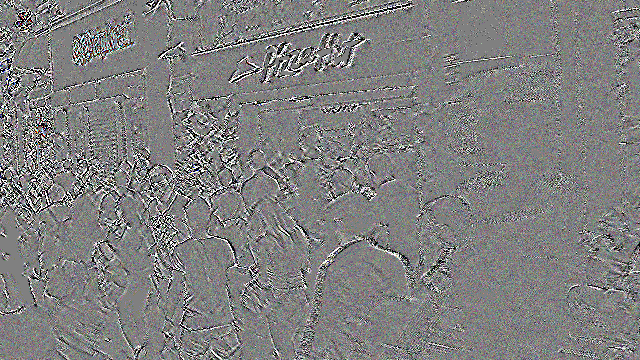
#> input picture wavelet_output/HH_subband.png, 640 x 360 px, given in place of 0001.png, which was not available
$ python wave.py
#> lines starting #> are read from the running program, lines starting #| are printed output that depends on the picture; pictures that were not available may be replaced by others from this repository, and a replacement may not be noted
import numpy as np
import cv2
import matplotlib.pyplot as plt
from pywt import dwt2, idwt2
import os


def haar_wavelet_transform_rgb(image_path, output_dir='wavelet_output'):
    """
    使用Haar小波变换对RGB图像进行变换并保存子带

    参数:
        image_path: 输入图像路径
        output_dir: 输出目录
    """
#> called with image_path = '0001.png', output_dir = 'wavelet_output'

    # 创建输出目录
    if not os.path.exists(output_dir):
        os.makedirs(output_dir)

    # 读取图像
    image = cv2.imread(image_path)
#> image is the input picture: shape (360, 640, 3); mean B, G, R 127.4, 127.4, 127.5
    if image is None:
        raise ValueError(f"无法读取图像: {image_path}")

    # 转换颜色空间 BGR -> RGB
    image_rgb = cv2.cvtColor(image, cv2.COLOR_BGR2RGB)
    original_height, original_width = image_rgb.shape[:2]
#> original_height = 360; original_width = 640

    # 分离RGB通道
    r_channel = image_rgb[:, :, 0].astype(np.float64)
    g_channel = image_rgb[:, :, 1].astype(np.float64)
    b_channel = image_rgb[:, :, 2].astype(np.float64)

    # 对每个通道进行Haar小波变换
    coeffs_r = dwt2(r_channel, 'haar')
    coeffs_g = dwt2(g_channel, 'haar')
    coeffs_b = dwt2(b_channel, 'haar')

    # 获取小波系数的尺寸
    ll_height, ll_width = coeffs_r[0].shape
#> ll_height = 180; ll_width = 320
    detail_height, detail_width = coeffs_r[1][0].shape
#> detail_height = 180; detail_width = 320

    print(f"原始图像尺寸: {original_height}x{original_width}")
#| 原始图像尺寸: 360x640
    print(f"近似系数尺寸: {ll_height}x{ll_width}")
#| 近似系数尺寸: 180x320
    print(f"细节系数尺寸: {detail_height}x{detail_width}")
#| 细节系数尺寸: 180x320

    # 创建正确尺寸的子带图像
    subbands = {}

    # 近似子带 (LL) - 尺寸减半
    ll_band = np.zeros((ll_height, ll_width, 3), dtype=np.float64)
    ll_band[:, :, 0] = coeffs_r[0]  # R通道
    ll_band[:, :, 1] = coeffs_g[0]  # G通道
    ll_band[:, :, 2] = coeffs_b[0]  # B通道

    # 水平细节子带 (HL) - 尺寸减半
    hl_band = np.zeros((detail_height, detail_width, 3), dtype=np.float64)
    hl_band[:, :, 0] = coeffs_r[1][0]  # R通道水平细节
    hl_band[:, :, 1] = coeffs_g[1][0]  # G通道水平细节
    hl_band[:, :, 2] = coeffs_b[1][0]  # B通道水平细节

    # 垂直细节子带 (LH) - 尺寸减半
    lh_band = np.zeros((detail_height, detail_width, 3), dtype=np.float64)
    lh_band[:, :, 0] = coeffs_r[1][1]  # R通道垂直细节
    lh_band[:, :, 1] = coeffs_g[1][1]  # G通道垂直细节
    lh_band[:, :, 2] = coeffs_b[1][1]  # B通道垂直细节

    # 对角细节子带 (HH) - 尺寸减半
    hh_band = np.zeros((detail_height, detail_width, 3), dtype=np.float64)
    hh_band[:, :, 0] = coeffs_r[1][2]  # R通道对角细节
    hh_band[:, :, 1] = coeffs_g[1][2]  # G通道对角细节
    hh_band[:, :, 2] = coeffs_b[1][2]  # B通道对角细节
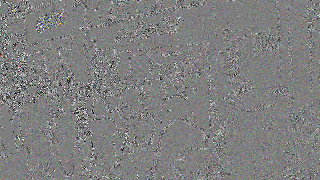
#> hh_band: shape (180, 320, 3) float64; mean of channels 0, 1, 2 0.1, 0.4, 0.2; drawn with min black and max white

    subbands = {
        'LL': ll_band,
        'HL': hl_band,
        'LH': lh_band,
        'HH': hh_band
    }

    # 保存子带图像 - 针对不同子带使用不同的归一化策略
    for name, band in subbands.items():
        if name == 'LL':
            # 对于低频子带，直接归一化到0-255
            band_normalized = cv2.normalize(band, None, 0, 255, cv2.NORM_MINMAX)
        else:
            # 对于高频子带，使用增强的归一化来保留颜色信息
            band_normalized = enhance_high_frequency_bands(band)

        band_uint8 = band_normalized.astype(np.uint8)

        # 保存为RGB图像
        output_path = os.path.join(output_dir, f'{name}_subband.png')
        cv2.imwrite(output_path, cv2.cvtColor(band_uint8, cv2.COLOR_RGB2BGR))
        print(f"保存: {output_path} - 尺寸: {band_uint8.shape[1]}x{band_uint8.shape[0]}")
#> this loop made 4 passes
#> name on passes 1 to 4: 'LL', 'HL', 'LH', 'HH'
#| 保存: wavelet_output/LL_subband.png - 尺寸: 320x180
#| 保存: wavelet_output/HL_subband.png - 尺寸: 320x180
#| 保存: wavelet_output/LH_subband.png - 尺寸: 320x180
#| 保存: wavelet_output/HH_subband.png - 尺寸: 320x180
#> pass 1, in haar_wavelet_transform_rgb, `cv2.imwrite(output_path, cv2.cvtColor(band_uint8, cv2.COLOR_RGB2BGR))`:
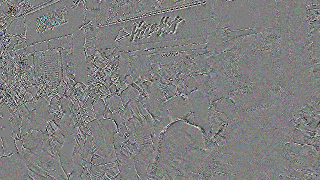
#> saved as LL_subband.png: shape (180, 320, 3); mean B, G, R 127, 127.1, 127.1
#> pass 2, in haar_wavelet_transform_rgb, `band_normalized = enhance_high_frequency_bands(band)`:
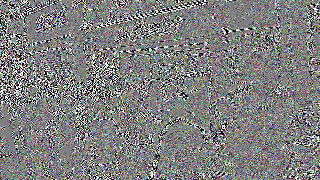
#> band_normalized: shape (180, 320, 3) float64; mean of channels 0, 1, 2 127.7, 127.8, 127.8; drawn as B, G, R
#> after the loop:
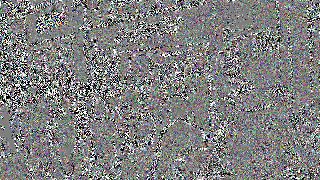
#> band_uint8: shape (180, 320, 3); mean of channels 0, 1, 2 127.2, 127.1, 127.2; drawn as B, G, R

    # 创建完整的子带可视化（将所有子带组合成一个图像）
    create_composite_visualization(subbands, original_height, original_width, output_dir)

    # 可视化结果
    visualize_results(image_rgb, subbands, output_dir)

    return subbands


def enhance_high_frequency_bands(band):
    """
    增强高频子带的颜色信息
    """
    # 方法1: 使用标准差归一化来增强细节
    enhanced_band = np.zeros_like(band)

    for i in range(3):  # 对每个通道分别处理
        channel = band[:, :, i]

        # 计算均值和标准差
        mean_val = np.mean(channel)
        std_val = np.std(channel)

        if std_val > 0:
            # 使用均值和标准差进行归一化，增强对比度
            enhanced_channel = (channel - mean_val) / (3 * std_val) + 0.5
            enhanced_channel = np.clip(enhanced_channel * 255, 0, 255)
        else:
            enhanced_channel = np.zeros_like(channel)

        enhanced_band[:, :, i] = enhanced_channel

    return enhanced_band


def normalize_with_color_preservation(band):
    """
    另一种保留颜色的归一化方法
    """
    # 分别对每个通道进行归一化
    normalized_band = np.zeros_like(band)

    for i in range(3):
        channel = band[:, :, i]
        min_val = np.min(channel)
        max_val = np.max(channel)

        if max_val > min_val:
            normalized_channel = (channel - min_val) / (max_val - min_val) * 255
        else:
            normalized_channel = np.zeros_like(channel)

        normalized_band[:, :, i] = normalized_channel

    return normalized_band


def create_composite_visualization(subbands, orig_h, orig_w, output_dir):
    """
    创建完整的子带可视化图像，将所有子带组合成一个图像
    """
#> called with orig_h = 360, orig_w = 640, output_dir = 'wavelet_output'
    # 获取各个子带的尺寸
    ll_h, ll_w = subbands['LL'].shape[:2]
#> ll_h = 180; ll_w = 320
    detail_h, detail_w = subbands['HL'].shape[:2]
#> detail_h = 180; detail_w = 320

    # 创建组合图像（尺寸与原始图像相同）
    composite = np.zeros((orig_h, orig_w, 3), dtype=np.float64)

    # 对高频子带进行增强处理
    ll_enhanced = cv2.normalize(subbands['LL'], None, 0, 255, cv2.NORM_MINMAX)
    hl_enhanced = enhance_high_frequency_bands(subbands['HL'])
    lh_enhanced = enhance_high_frequency_bands(subbands['LH'])
#> the loop in enhance_high_frequency_bands (call 5), `for i in range(3):` made 3 passes
#> (mean_val, std_val) on passes 1 to 3: (-0.0317, 43.65), (0.0464, 43.33), (0.0586, 43.4)
#> after the loop in enhance_high_frequency_bands (call 5), `for i in range(3):`:
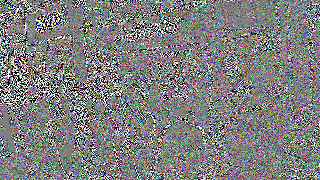
#> enhanced_band: shape (180, 320, 3) float64; mean of channels 0, 1, 2 127.4, 127.4, 127.4; drawn as B, G, R
    hh_enhanced = enhance_high_frequency_bands(subbands['HH'])
#> the loop in enhance_high_frequency_bands (call 6), `for i in range(3):` made 3 passes
#> (mean_val, std_val) on passes 1 to 3: (0.143, 49.41), (0.365, 48.76), (0.196, 48.89)
#> pass 1, in enhance_high_frequency_bands (call 6), `enhanced_channel = np.clip(enhanced_channel * 255, 0, 255)`:
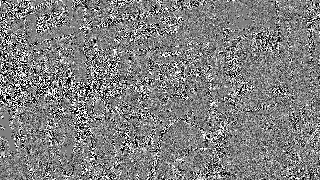
#> enhanced_channel: shape (180, 320) float64; min 0, max 255, mean 127.5

    # 放置各个子带（需要上采样到原始尺寸）
    # LL 子带放在左上角
    composite[:ll_h, :ll_w] = cv2.resize(ll_enhanced, (ll_w, ll_h))

    # HL 子带放在右上角
    composite[:detail_h, ll_w:ll_w + detail_w] = cv2.resize(hl_enhanced, (detail_w, detail_h))

    # LH 子带放在左下角
    composite[ll_h:ll_h + detail_h, :detail_w] = cv2.resize(lh_enhanced, (detail_w, detail_h))

    # HH 子带放在右下角
    composite[ll_h:ll_h + detail_h, ll_w:ll_w + detail_w] = cv2.resize(hh_enhanced, (detail_w, detail_h))

    # 归一化并保存组合图像
    composite_normalized = cv2.normalize(composite, None, 0, 255, cv2.NORM_MINMAX)
    composite_uint8 = composite_normalized.astype(np.uint8)

    output_path = os.path.join(output_dir, 'composite_subbands.png')
    cv2.imwrite(output_path, cv2.cvtColor(composite_uint8, cv2.COLOR_RGB2BGR))
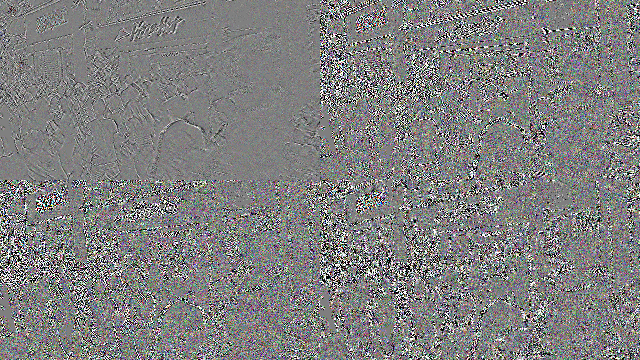
#> saved as composite_subbands.png: shape (360, 640, 3); mean B, G, R 127.1, 127.1, 127.1
    print(f"保存组合图像: {output_path}")


def visualize_results(original, subbands, output_dir):
    """
    可视化原始图像和小波变换结果
    """
#> called with output_dir = 'wavelet_output'
    plt.figure(figsize=(15, 10))

    # 原始图像
    plt.subplot(2, 3, 1)
    plt.imshow(original)
    plt.title('原始图像')
    plt.axis('off')

    # 各子带图像
    bands = ['LL', 'HL', 'LH', 'HH']
    titles = ['近似系数 (LL)', '水平细节 (HL)', '垂直细节 (LH)', '对角细节 (HH)']

    for i, (band, title) in enumerate(zip(bands, titles)):
        plt.subplot(2, 3, i + 2)
        band_data = subbands[band]

        if band == 'LL':
            band_normalized = cv2.normalize(band_data, None, 0, 255, cv2.NORM_MINMAX)
        else:
            band_normalized = enhance_high_frequency_bands(band_data)

        band_uint8 = band_normalized.astype(np.uint8)
        plt.imshow(band_uint8)
        plt.title(f'{title}\n{band_uint8.shape[1]}x{band_uint8.shape[0]}')
        plt.axis('off')

    plt.tight_layout()
    plt.savefig(os.path.join(output_dir, 'wavelet_analysis.png'), dpi=300, bbox_inches='tight')
#> `subbands = haar_wavelet_transform_rgb(image_path)`: subbands = 4 items
    plt.show()


def reconstruct_image_from_subbands(subbands):
    """
    从小波子带重建图像
    """
    # 对每个通道进行逆小波变换
    reconstructed_channels = []

    for i in range(3):  # R, G, B通道
        # 提取各子带
        cA = subbands['LL'][:, :, i]
        cH = subbands['HL'][:, :, i]
        cV = subbands['LH'][:, :, i]
        cD = subbands['HH'][:, :, i]

        # 逆小波变换
        coeffs = (cA, (cH, cV, cD))
        reconstructed_channel = idwt2(coeffs, 'haar')
        reconstructed_channels.append(reconstructed_channel)
#> after the loop, reconstructed_channels = 3 items

    # 合并通道
    reconstructed = np.stack(reconstructed_channels, axis=2)
    reconstructed = np.clip(reconstructed, 0, 255).astype(np.uint8)

    return reconstructed


# 使用示例
if __name__ == "__main__":
    # 示例用法
    image_path = "0001.png"  # 请替换为您的图像路径

    try:
        # 进行小波变换
        subbands = haar_wavelet_transform_rgb(image_path)

        # 重建图像
        reconstructed = reconstruct_image_from_subbands(subbands)

        # 保存重建图像
        cv2.imwrite('wavelet_output/reconstructed_image.png',
                    cv2.cvtColor(reconstructed, cv2.COLOR_RGB2BGR))
        print("重建图像已保存: wavelet_output/reconstructed_image.png")

        # 显示重建结果对比
        original = cv2.cvtColor(cv2.imread(image_path), cv2.COLOR_BGR2RGB)

        plt.figure(figsize=(12, 6))
        plt.subplot(1, 2, 1)
        plt.imshow(original)
        plt.title('原始图像')
        plt.axis('off')

        plt.subplot(1, 2, 2)
        plt.imshow(reconstructed)
        plt.title('重建图像')
        plt.axis('off')

        plt.tight_layout()
        plt.savefig('wavelet_output/comparison.png', dpi=300, bbox_inches='tight')
        plt.show()

    except Exception as e:
        print(f"错误: {e}")
        print("请确保:")
        print("1. 已安装所需库: pip install opencv-python matplotlib PyWavelets numpy")
        print("2. 图像路径正确")
        print("3. 图像文件存在且可读")

$ run again, on wavelet_output/HL_subband.png
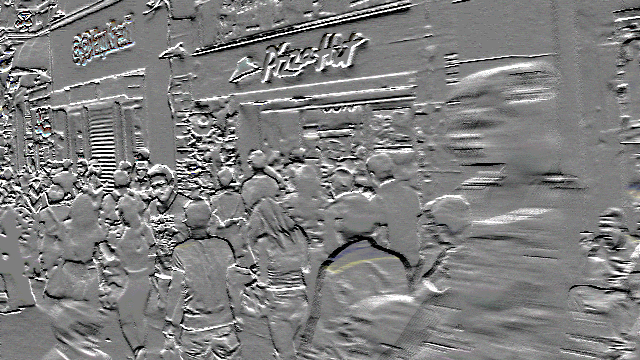
#> input picture wavelet_output/HL_subband.png, 640 x 360 px, given in place of 0001.png, which was not available
#> in haar_wavelet_transform_rgb, image is the input picture: shape (360, 640, 3); mean B, G, R 126.6, 126.6, 126.7
#| 原始图像尺寸: 360x640
#| 近似系数尺寸: 180x320
#| 细节系数尺寸: 180x320
#> the loop in haar_wavelet_transform_rgb, `for name, band in subbands.items():` made 4 passes
#> name on passes 1 to 4: 'LL', 'HL', 'LH', 'HH'
#> (printed output is left out)
#> the loop in enhance_high_frequency_bands (call 5), `for i in range(3):` made 3 passes
#> (mean_val, std_val) on passes 1 to 3: (-0.098, 19.85), (-0.0523, 19.95), (-0.047, 19.99)
#> after the loop in enhance_high_frequency_bands (call 5), `for i in range(3):`:
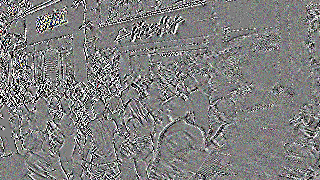
#> enhanced_band: shape (180, 320, 3) float64; mean of channels 0, 1, 2 127.5, 127.5, 127.4; drawn as B, G, R
#> in create_composite_visualization, `cv2.imwrite(output_path, cv2.cvtColor(composite_uint8, cv2.COLOR_RGB2B..`:
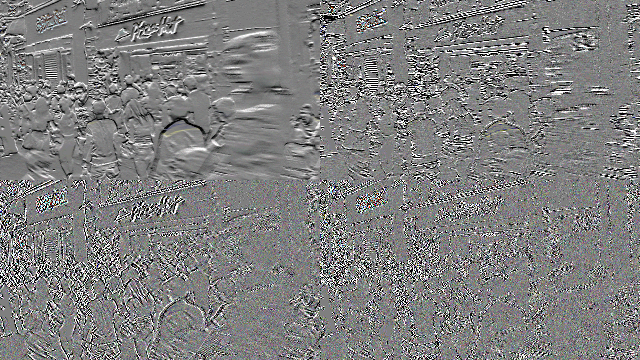
#> saved as composite_subbands.png: shape (360, 640, 3); mean B, G, R 126.9, 126.9, 126.8
#> subbands = 4 items
#> after the loop in reconstruct_image_from_subbands, `for i in range(3):`: reconstructed_channels = 3 items

$ run again, on wavelet_output/LH_subband.png
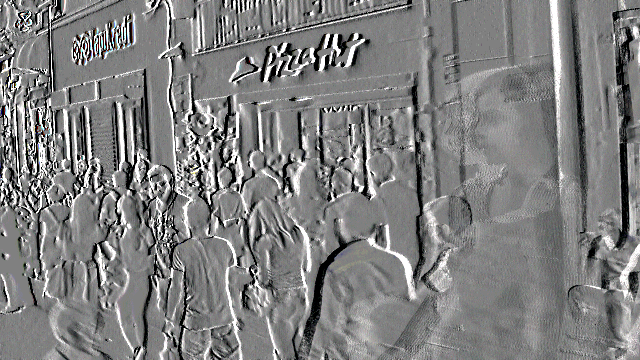
#> input picture wavelet_output/LH_subband.png, 640 x 360 px, given in place of 0001.png, which was not available
#> in haar_wavelet_transform_rgb, image is the input picture: shape (360, 640, 3); mean B, G, R 127.2, 127.3, 127.1
#| 原始图像尺寸: 360x640
#| 近似系数尺寸: 180x320
#| 细节系数尺寸: 180x320
#> the loop in haar_wavelet_transform_rgb, `for name, band in subbands.items():` made 4 passes
#> name on passes 1 to 4: 'LL', 'HL', 'LH', 'HH'
#> (printed output is left out)
#> the loop in enhance_high_frequency_bands (call 5), `for i in range(3):` made 3 passes
#> (mean_val, std_val) on passes 1 to 3: (0.78, 41.43), (0.723, 41.51), (0.731, 41.41)
#> after the loop in enhance_high_frequency_bands (call 5), `for i in range(3):`:
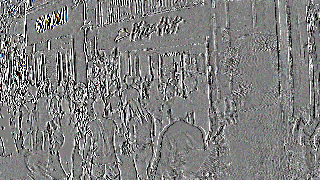
#> enhanced_band: shape (180, 320, 3) float64; mean of channels 0, 1, 2 127.5, 127.6, 127.6; drawn as B, G, R
#> in create_composite_visualization, `cv2.imwrite(output_path, cv2.cvtColor(composite_uint8, cv2.COLOR_RGB2B..`:
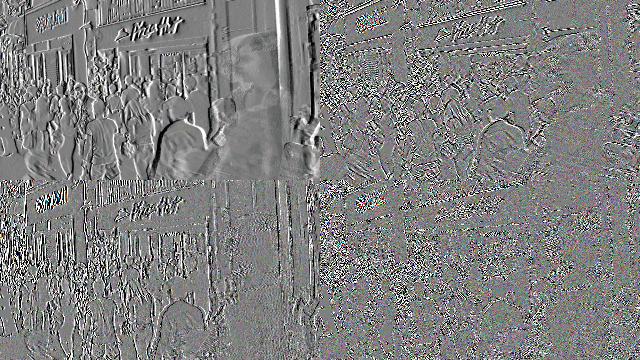
#> saved as composite_subbands.png: shape (360, 640, 3); mean B, G, R 127, 127.1, 127
#> subbands = 4 items
#> after the loop in reconstruct_image_from_subbands, `for i in range(3):`: reconstructed_channels = 3 items
